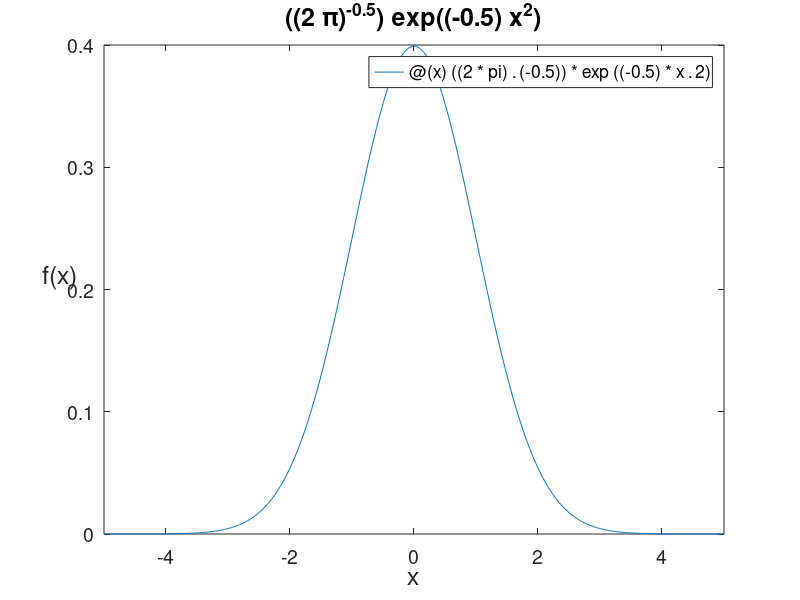
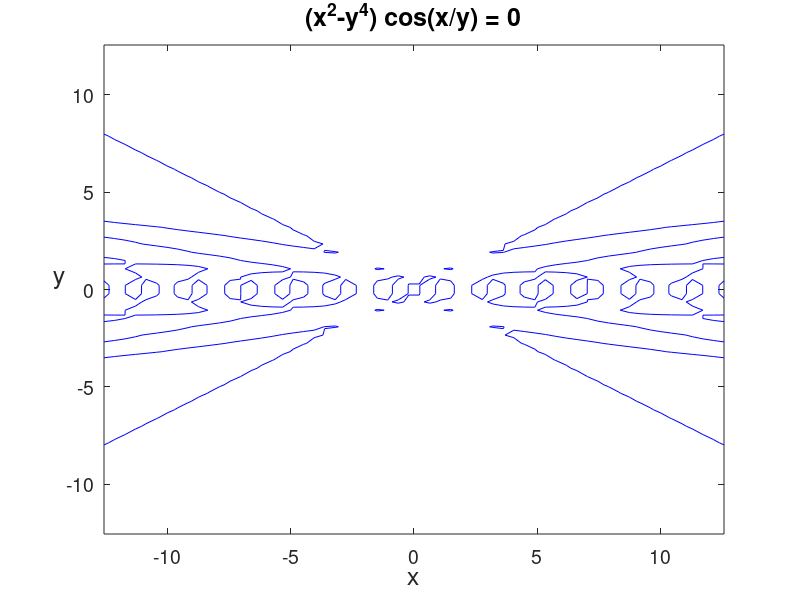

These charts were generated, in order, by the following MATLAB code: (Note: this script raises an error after producing the figures.)
%% Matlab Course Session 4

%% Function Handle
fun = @(x)((2*pi).^(-0.5))*exp((-0.5)*x.^2);
figure,
fplot(fun)
set(gca,'fontsize',14)
xlabel('x','fontsize',18)
ylabel('f(x)','fontsize',18,'rotation',360),
title('(({2} {\pi})^{-{0.5}}) {exp}((-{0.5}) {x}^{2})','fontsize',18);


%% Function Strings
figure,
ezplot('(x^2-y^4)*cos(x/y)',[-4*pi,4*pi]),
set(gca,'fontsize',14)
xlabel('x','fontsize',18)
ylabel('y','fontsize',18,'rotation',360)
title('({x}^{2}-{y}^{4}) {cos}({x}/{y}) = {0}','fontsize',18);
hndl=get(gca,'Children');
set(hndl,'LineWidth', 0.5,'Color', [0 0 1]);

%% Portfolio Optimization Example
% Synthetic Data
nmax = 1e4;
[X_synth, xav_synth, NP] = generateSyntheticData(nmax);
[sig_synth, r_synth, w_space_synth] = optimizePortfolio(X_synth, xav_synth, NP);
plotEfficientFrontier(sig_synth, r_synth);

% Real Data
symbols = {'ADBE', 'AAPL', 'MSFT', 'PEP', 'KO', 'AMZN'};
[X_real, xav_real, Nassets] = getRealData(symbols, '01-Jan-2010', datetime('today'));
[sig_real, r_real, w_space_real] = optimizePortfolio(X_real, xav_real, Nassets);
plotEfficientFrontier(sig_real, r_real);

%% Coefficient of Determination
[cor_mat,P_ttest]=corrcoef(X);
coeff_of_determination = cor_mat.^2;

%% Stability of Correlations Matrix
ct1 = zeros(Nassets);
ct2 = zeros(Nassets);
w=0;
for t=1:250:(T-250)
    ct=corrcoef(X(t:t+250,:));
    ct1 = ct1+ct;
    ct2 = ct2+ct.^2;
    w=w+1;
end
P_windows_mean = ct1/w
P_windows_std = sqrt(ct2/w-P_windows_mean.^2)

pp = zeros(Nassets);
for t=1:1000 % permutations
    ct=corrcoef([X(randperm(T),1),X(randperm(T),2),X(randperm(T),3),...
        X(randperm(T),4),X(randperm(T),5),X(randperm(T),6)]);
    pp = pp + (abs(ct)>=abs(cor_mat));
end
P_ttest
P_permutation_test = pp/1000

%% Sharpe Ratio
sharpe_ratio=xav./std(X);
fprintf('sharpe_ratio_asset_1: %.9f\n', sharpe_ratio(1))
fprintf('sharpe_ratio_asset_2: %.9f\n', sharpe_ratio(2))
fprintf('sharpe_ratio_asset_3: %.9f\n', sharpe_ratio(3))
fprintf('sharpe_ratio_asset_4: %.9f\n', sharpe_ratio(4))
fprintf('sharpe_ratio_asset_5: %.9f\n', sharpe_ratio(5))
fprintf('sharpe_ratio_asset_6: %.9f\n', sharpe_ratio(6))


%% MSE Example

X = randn(3,3);
y = randn(3,1);
w = randn(3,1);
mse = mse_cost(X, y, w)
w_star = linreg(X,y)


%% Linear Regression
close all,

X = randn(1000,3);
y = X*[0.3;1.0;-0.3]+randn(1000,1);
mdl = fitlm(X,y)

%% Polyfit Example
clear all, close all,clc
display('Polynomial fitting');
x = [1,2,3,4]';
y = [3,2,0,5]';
figure,
plot(x,y,'*');
%map the data and perform linear regression
for k = 1:4
    xx = basis(x,k);
    w  = linreg(xx,y);
    c  = mse_cost(xx,y,w);
    display(sprintf('Bases dimensions: %g, MSE: %.2f', k, c))
end

%plot the data
xplot = linspace(0,5,100)';
%plot with 2-dimensional basis
k2bases = basis(xplot,2);
xx = basis(x,2);
w2 = linreg(xx,y);
yplot = k2bases*w2;
hold on
plot(xplot,yplot)
%plot with 4-dimenstional basis
k4bases = basis(xplot,4);
xx = basis(x,4);
w4 = linreg(xx,y);
yplot = k4bases*w4;

hold on
plot(xplot,yplot)
hold off

%% Run Unregularised Regression
close, clear, clc;
runRegression(false);

%% Run Regularised Regression
close, clear, clc;
runRegression(true);

%% Sigmoid Function
close, clear, clc;
fplot('1/(1+exp(-u))')


%% Binary Logistic Regression Example
close all; clear all;
warning off;
clc

% Generate synthetic financial data
rng(42); % Set random seed for reproducibility

% Create expanded dataset
N = 100; % Number of samples

% Generate features separately for clarity
yearly_return = randn(N,1)*0.2;          % Yearly return ~ N(0, 0.2)
credit_rating = randi([1,3], N,1);       % Credit rating (1=A, 2=B, 3=C)
debt_equity = rand(N,1)*0.1;             % Debt/Equity
market_cap = rand(N,1)*1000;             % Market cap
current_ratio = rand(N,1)*2 + 1;         % Current ratio

% Combine features into matrix
X = [yearly_return, credit_rating, debt_equity, market_cap, current_ratio];

% Generate target variable (default probability)
prob_default = 1./(1 + exp(-(- yearly_return + ...           % Lower returns increase default
                             (credit_rating-2) + ...         % Lower credit rating increases default
                             debt_equity*10 - ...            % Higher debt/equity increases default
                             (market_cap/1000 - 0.5) - ...   % Lower market cap increases default
                             (current_ratio - 2))));         % Lower current ratio increases default

% Generate binary outcomes
Y = rand(N,1) < prob_default;

% Create dummy variables for credit rating
credit_dummy = dummyvar(credit_rating);
X(:,2) = [];  % Remove original credit rating
X = [X credit_dummy(:,1:end-1)]; % Add dummy variables

% Split data into training and test sets
train_idx = 1:round(0.7*N);
test_idx = (round(0.7*N)+1):N;

X_train = X(train_idx,:);
Y_train = Y(train_idx);
X_test = X(test_idx,:);
Y_test = Y(test_idx);

% Fit logistic regression model
ntrials = ones(length(train_idx),1);
[w, dev, stats] = glmfit(X_train, [Y_train ntrials], 'binomial', 'link', 'logit');

% Make predictions
yfit_train = glmval(w, X_train, 'logit', 'size', ntrials);
yfit_test = glmval(w, X_test, 'logit', 'size', ones(length(test_idx),1));

% Calculate metrics
threshold = 0.5;
y_pred_train = yfit_train > threshold;
y_pred_test = yfit_test > threshold;

% Training metrics
accuracy_train = mean(y_pred_train == Y_train);
precision_train = sum(y_pred_train & Y_train) / sum(y_pred_train);
recall_train = sum(y_pred_train & Y_train) / sum(Y_train);
f1_train = 2 * (precision_train * recall_train) / (precision_train + recall_train);

% Test metrics
accuracy_test = mean(y_pred_test == Y_test);
precision_test = sum(y_pred_test & Y_test) / sum(y_pred_test);
recall_test = sum(y_pred_test & Y_test) / sum(Y_test);
f1_test = 2 * (precision_test * recall_test) / (precision_test + recall_test);

% Display results
fprintf('Training Metrics:\n');
fprintf('Accuracy: %.3f\n', accuracy_train);
fprintf('Precision: %.3f\n', precision_train);
fprintf('Recall: %.3f\n', recall_train);
fprintf('F1 Score: %.3f\n\n', f1_train);

fprintf('Test Metrics:\n');
fprintf('Accuracy: %.3f\n', accuracy_test);
fprintf('Precision: %.3f\n', precision_test);
fprintf('Recall: %.3f\n', recall_test);
fprintf('F1 Score: %.3f\n\n', f1_test);

% Visualizations
figure('Position', [100, 100, 1200, 400]);

% ROC Curve
subplot(1,3,1);
[X_roc,Y_roc,T,AUC] = perfcurve(Y_test, yfit_test, 1);
plot(X_roc, Y_roc);
grid on;
title(sprintf('ROC Curve (AUC = %.3f)', AUC));
xlabel('False Positive Rate');
ylabel('True Positive Rate');

% Feature Importance
subplot(1,3,2);
feature_names = {'Return', 'D/E', 'MCap', 'CRatio', 'CreditA', 'CreditB'};
bar(w(2:end));
xticks(1:length(feature_names));
xticklabels(feature_names);
xtickangle(45);
title('Feature Coefficients');
grid on;

% Prediction Distribution
subplot(1,3,3);
histogram(yfit_test(Y_test==0), 'BinWidth', 0.1, 'Normalization', 'probability');
hold on;
histogram(yfit_test(Y_test==1), 'BinWidth', 0.1, 'Normalization', 'probability');
legend('No Default', 'Default');
title('Prediction Distribution');
xlabel('Predicted Probability');
ylabel('Frequency');
grid on;

% Print model summary
fprintf('Model Summary:\n');
fprintf('Deviance: %.3f\n', dev);
fprintf('Number of observations: %d\n', N);
fprintf('Number of predictors: %d\n', size(X,2));
